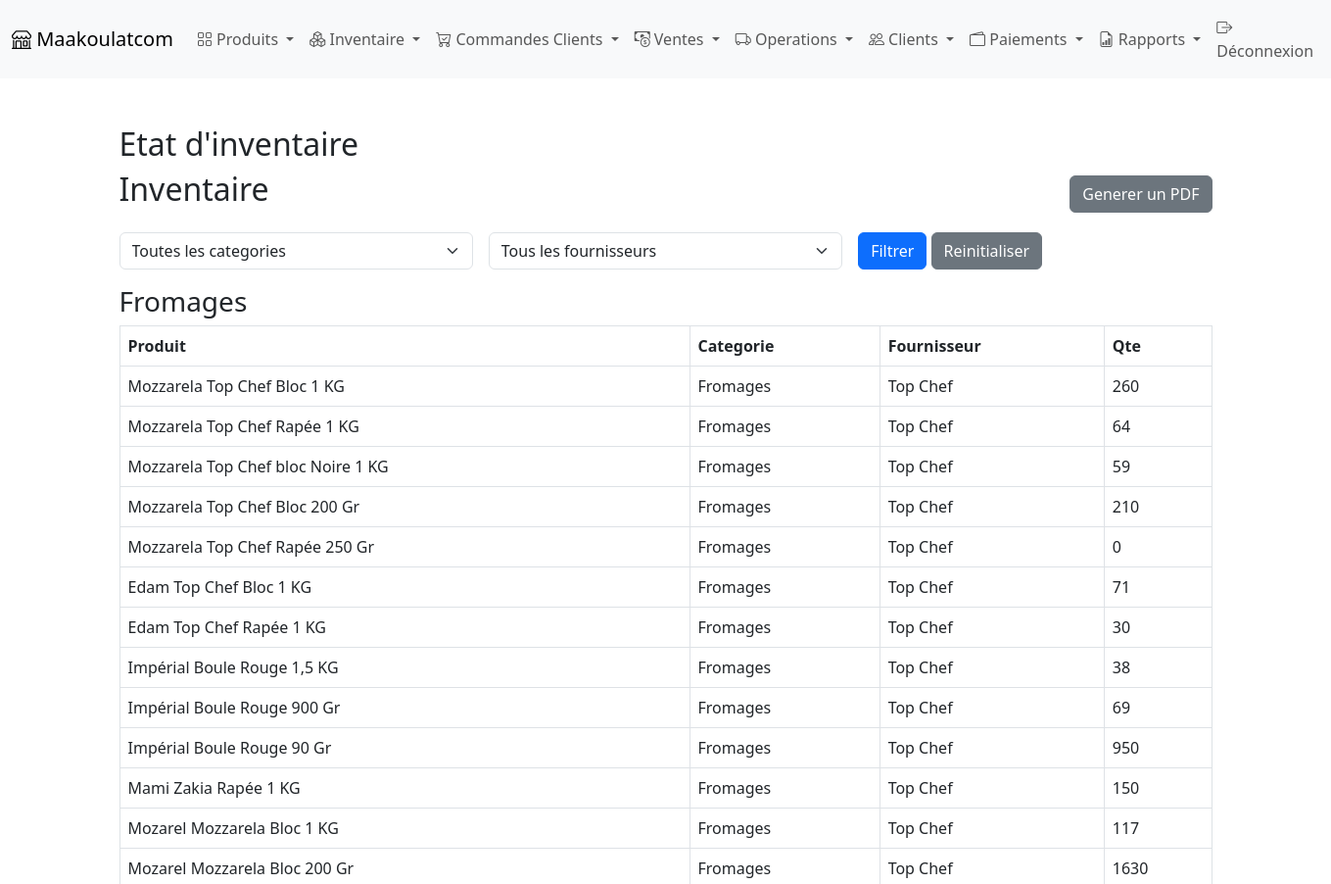
Before: /status/ (signed in, upper part) with the older database file.
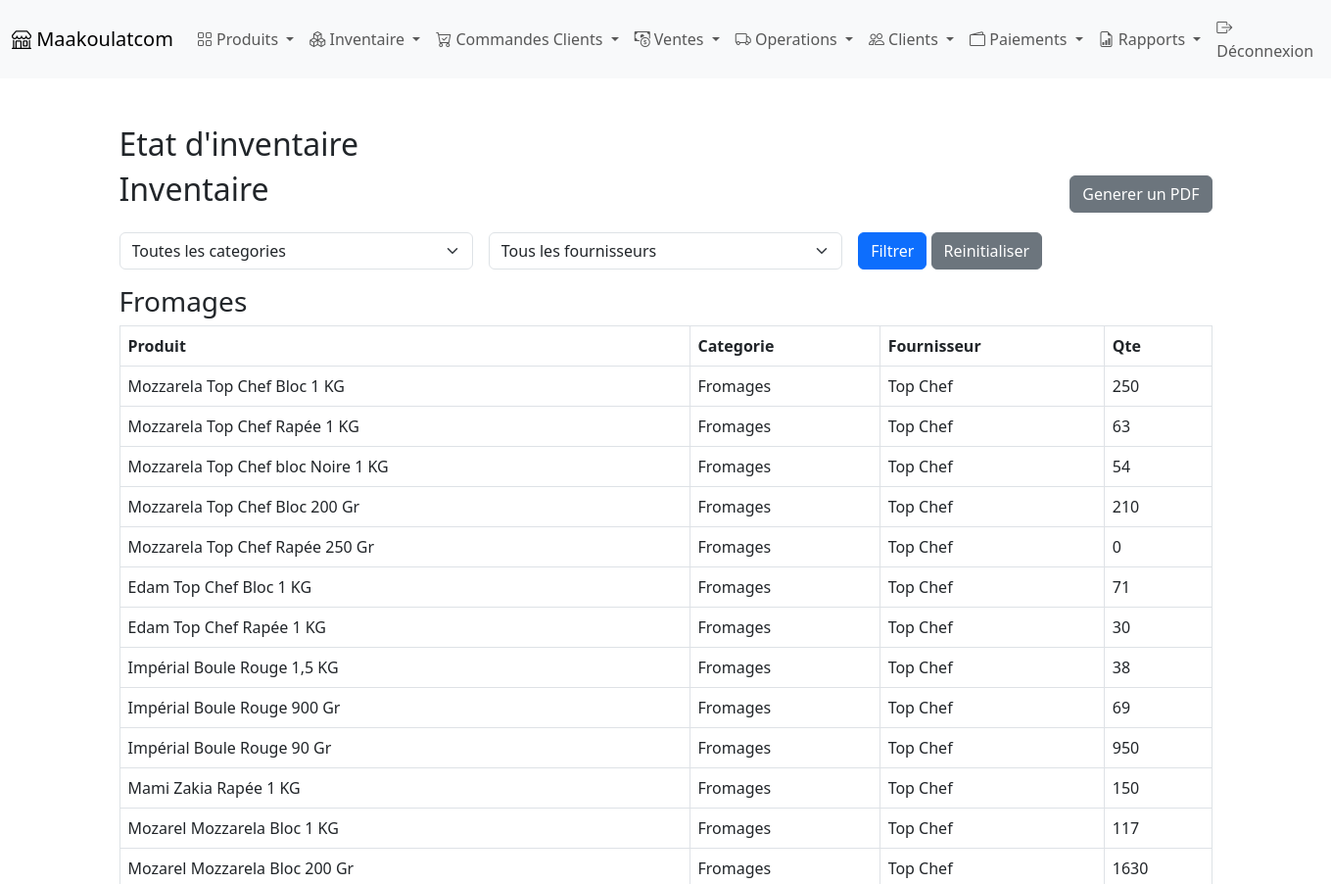
After: the same page with the newer database file.
### products/models.py (models this page shows, shortened)
class Product(models.Model):
    CATEGORY_CHOICES = [
        ('Fromages', 'Fromages'),
        ('Sauces', 'Sauces'),
        ('Poisson', 'Poisson'),
        ('Poulet', 'Poulet'),
        ('Divers', 'Divers'),
    ]
    SUPPLIER_CHOICES = [
        ('Top Chef', 'Top Chef'),
        ('Ali', 'Ali'),
        ('Adnane', 'Adnane'),
        ('Yozi Food', 'Yozi Food'),
        ('Divers', 'Divers'),
    ]
    code = models.CharField(max_length=50, unique=True)
    name = models.CharField(max_length=100)
    name_ar = models.CharField(max_length=100, null=True, blank=True)
    purchase_price = models.DecimalField(max_digits=10, decimal_places=2)
    selling_price = models.DecimalField(max_digits=10, decimal_places=2)
    quantity = models.IntegerField(default=0)
    category = models.CharField(max_length=20, choices=CATEGORY_CHOICES, default='Divers')
    supplier = models.CharField(max_length=20, choices=SUPPLIER_CHOICES, default='Divers')
    critical_threshold = models.IntegerField(default=10)

### products/views.py (the view)
# urls.py: path('status/', views.inventory_status, name='inventory_status'),
@login_required
def inventory_status(request):
    category_filter = request.GET.get('category')
    supplier_filter = request.GET.get('supplier')
    products = Product.objects.all()
    if category_filter:
        products = products.filter(category=category_filter)
    if supplier_filter:
        products = products.filter(supplier=supplier_filter)
    categories = Product.CATEGORY_CHOICES
    products_by_category = {
        category[0]: products.filter(category=category[0]) for category in categories
    }
    distinct_categories = Product.objects.values_list('category', flat=True).distinct()
    distinct_suppliers = Product.objects.values_list('supplier', flat=True).distinct()
    return render(request, 'inventory/inventory_status.html', {
        'products_by_category': products_by_category,
        'distinct_categories': distinct_categories,
        'distinct_suppliers': distinct_suppliers,
        'selected_category': category_filter,
        'selected_supplier': supplier_filter,
    })

### products/templates/inventory/inventory_status.html (shortened to what this page needs)
{% extends "products/base.html" %}
{% block content %}
<h2>Etat d'inventaire</h2>
<div class="d-flex justify-content-between align-items-center mb-3">
    <h2>Inventaire</h2>
    <a href="{% url 'products:export_inventory_to_pdf' %}" class="btn btn-secondary">Generer un PDF</a>
</div>
<form method="get" class="mb-3">
    <div class="row g-3">
        <div class="col-md-4">
            <select name="category" class="form-select">
                <option value="">Toutes les categories</option>
            </select>
        </div>
        <div class="col-md-4">
            <select name="supplier" class="form-select">
                <option value="">Tous les fournisseurs</option>
            </select>
        </div>
        <div class="col-md-4">
            <button type="submit" class="btn btn-primary">Filtrer</button>
            <a href="{% url 'products:inventory_status' %}" class="btn btn-secondary">Reinitialiser</a>
        </div>
    </div>
</form>
<div class="table-responsive">
    {% for category, products in products_by_category.items %}
    <h3>{{ category }}</h3>
    <table class="table table-bordered">
        <thead>
            <tr>
                <th>Produit</th>
                <th>Categorie</th>
                <th>Fournisseur</th>
                <th>Qte</th>
            </tr>
        </thead>
        <tbody>
            {% for product in products %}
            <tr>
                <td>{{ product.name }}</td>
                <td>{{ product.category }}</td>
                <td>{{ product.supplier }}</td>
                <td>{{ product.quantity }}</td>
            </tr>
            {% endfor %}
        </tbody>
    </table>
    {% endfor %}
</div>
{% endblock %}

Changed rows visible on the page:
changed Product "Mozzarela Top Chef Bloc 1 KG": quantity "260" → "250"
changed Product "Mozzarela Top Chef Rapée 1 KG": quantity "64" → "63"
changed Product "Mozzarela Top Chef bloc Noire 1 KG": quantity "59" → "54"
